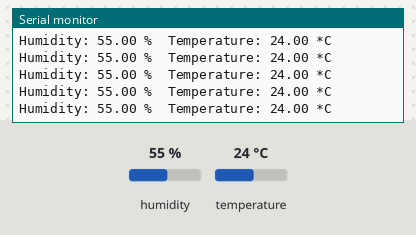
This sketch was run on a simulated Arduino Uno, built with avr-gcc and run on an emulated ATmega328P. Parts: the last lines printed to the serial monitor. Inputs (shaded band) come from the test bench; at power-on: humidity 55 %, temperature 24 °C.

Above: at 2.8 s.
2.9 s: humidity set to 22 %
At 4.5 s:
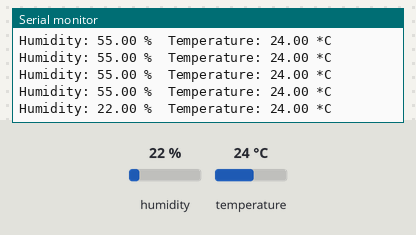
5.6 s: temperature set to 12 °C
At 6.0 s:
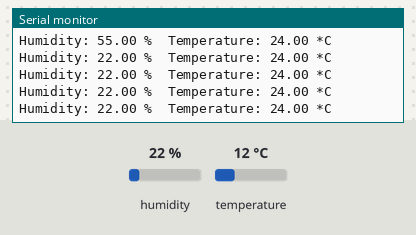
8.3 s: humidity set to 40 %
At 9.0 s:
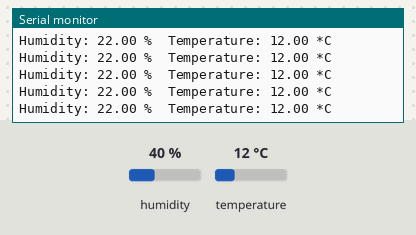
Timing chart, 0 to 11.3 s (numbered marks = the images above; inputs shaded):
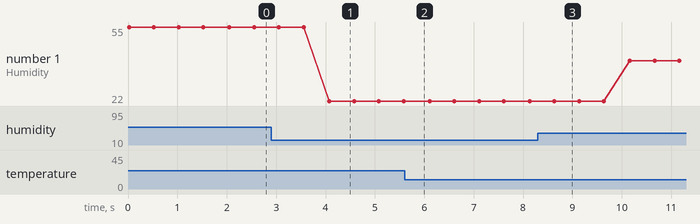

Measured:
- after the input at 2.9 s, the serial monitor: prints a new line after 1.2 s (image 1)
- plotted number 1: 55 → 22 after the input at 2.9 s, 22 → 40 after the input at 8.3 s

The sketch:

dht_uno.ino
```cpp
#include "DHT.h"
#define DHTPIN 4        //ขาdata ต่อ ขา4
#define DHTTYPE DHT11   //กำหนดค่าตามชนิดDHTที่ใช้งาน
DHT dht(DHTPIN, DHTTYPE);

void setup()
{
  Serial.begin(9600);
  Serial.println("DHTxx test!");
  dht.begin();
}

void loop() {
  float h = dht.readHumidity();
  float t = dht.readTemperature();
  float f = dht.readTemperature(true);
  if (isnan(h) || isnan(t) || isnan(f)) {
    Serial.println("Failed to read from DHT sensor!");
    return;
  }
  Serial.print("Humidity: ");
  Serial.print(h);
  Serial.print(" %\t");
  Serial.print("Temperature: ");
  Serial.print(t);
  Serial.println(" *C ");
  delay(500);
}
```
